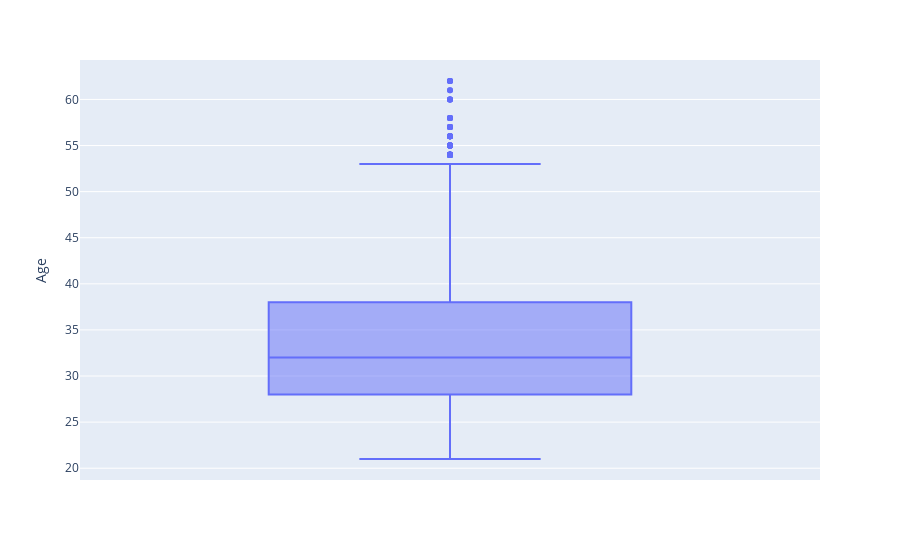

This figure's notebook cell:
### Code cell
import plotly.express as px
px.box(df,y='Age')

### Figure 1 — Plotly figure (JSON) as saved in the notebook; plotly's stock layout.template omitted (floating-point values rounded to 4 significant figures; data arrays with more than 128 entries replaced by an {"elided": "..."} marker saying what was removed)
{"data": [{"alignmentgroup": "True", "hovertemplate": "Age=%{y}<extra></extra>", "legendgroup": "", "marker": {"color": "#636efa"}, "name": "", "notched": false, "offsetgroup": "", "orientation": "v", "showlegend": false, "type": "box", "x0": " ", "xaxis": "x", "y": {"elided": "6698 int values"}, "y0": " ", "yaxis": "y"}], "layout": {"boxmode": "group", "legend": {"tracegroupgap": 0}, "margin": {"t": 60}, "xaxis": {"anchor": "y", "domain": [0, 1]}, "yaxis": {"anchor": "x", "domain": [0, 1], "title": {"text": "Age"}}}}
